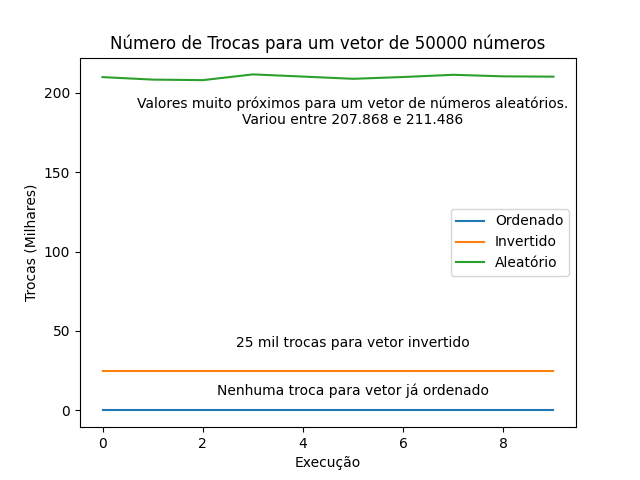

Source code (Python):
import matplotlib.pyplot as plt



x = list(range(10))

ordenado = [0]*10
invertido = [25000]*10
aleat = [209781, 208213, 207868, 211486, 210125, 208709, 209844, 211244, 210259, 210066]

for lista in [ordenado, invertido, aleat]:
    for i in range(len(lista)):
        lista[i] /= 1000

plt.plot(x, ordenado, label='Ordenado')
plt.plot(x, invertido, label='Invertido')
plt.plot(x, aleat, label='Aleatório')

plt.title("Número de Trocas para um vetor de 50000 números")
plt.xlabel("Execução")
plt.ylabel("Trocas (Milhares)")

txt = "Nenhuma troca para vetor já ordenado"
plt.text(5, 10, txt, fontsize=10, color='black', ha='center')

txt = "25 mil trocas para vetor invertido"
plt.text(5, 40, txt, fontsize=10, color='black', ha='center')

txt = "Valores muito próximos para "\
      "um vetor de números aleatórios.\n"\
     f"Variou entre {min(aleat)} e {max(aleat)}"

plt.text(5, 180, txt, fontsize=10, color='black', ha='center')

plt.legend()

plt.savefig('trocas.png')